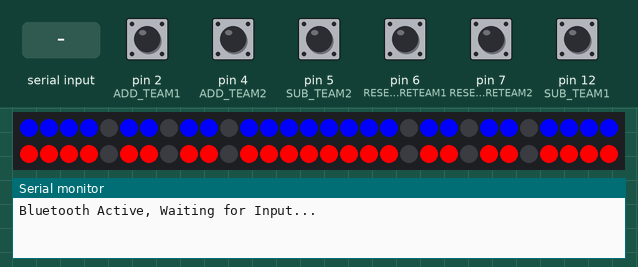
Recording of a sketch running on a simulated Arduino Uno, built with avr-gcc and run on an emulated ATmega328P. Shown: 60 RGB LEDs in strip order, left to right, continuing on the next row, the last lines printed to the serial monitor. The test bench sets the inputs (shaded band); at power-on: pin 2 (ADD_TEAM1), pin 4 (ADD_TEAM2), pin 5 (SUB_TEAM2), pin 6 (RESET_SCORETEAM1), pin 7 (RESET_SCORETEAM2), pin 12 (SUB_TEAM1) HIGH. The strip is taken to match the declared colour order.

Above: at 1.2 s.
1.3 s: pin 2 (ADD_TEAM1) pulled LOW for 1 s
At 1.45 s:
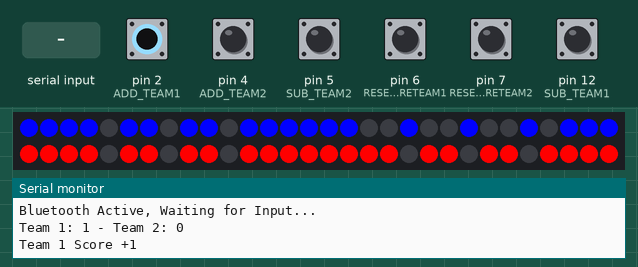
3.8 s: pin 4 (ADD_TEAM2) pulled LOW for 0.15 s
At 4.9 s:
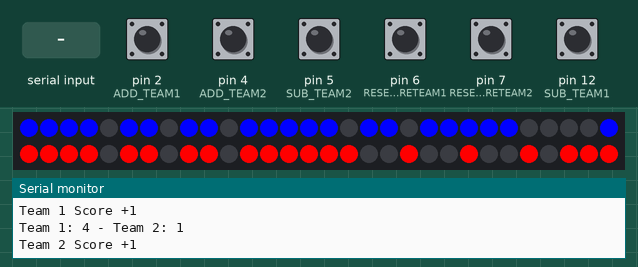
5.4 s: pin 6 (RESET_SCORETEAM1) pulled LOW for 0.15 s
7.0 s: "A" received over Serial
At 7.4 s:
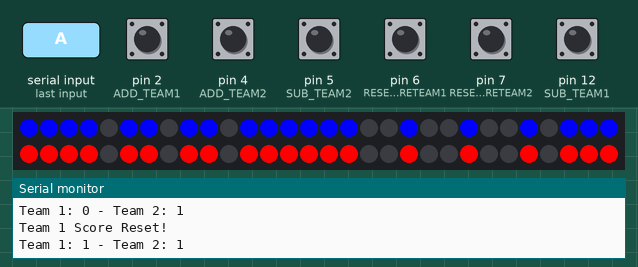
8.5 s: pin 2 (ADD_TEAM1) pulled LOW for 0.15 s
10.1 s: pin 4 (ADD_TEAM2) pulled LOW for 1 s
At 12.2 s:
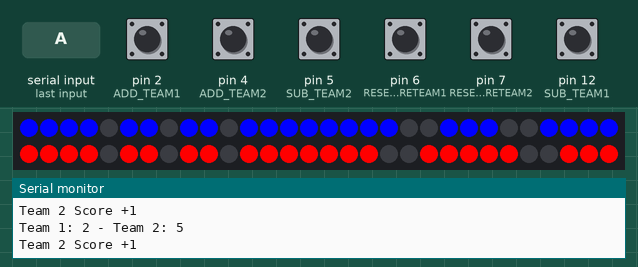
Timing chart, 0 to 13.6 s (numbered marks = the images above; inputs shaded):
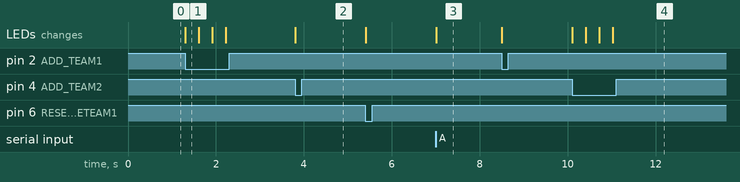

The sketch:

scorboard.ino
```cpp
#include <Adafruit_NeoPixel.h>

#define PIN 3 // Pin ที่เชื่อมต่อกับ NeoPixel
#define NUMPIXELS 60 // จำนวน NeoPixel

#define ADD_TEAM1 2 // ปุ่มเพิ่มคะแนนทีม 1
#define SUB_TEAM1 12 // ปุ่มลดคะแนนทีม 1

#define ADD_TEAM2 4 // ปุ่มเพิ่มคะแนนทีม 2
#define SUB_TEAM2 5 // ปุ่มลดคะแนนทีม 2

#define RESET_SCORETEAM1 6 // รีเซ็ตคะแนนทีม1
#define RESET_SCORETEAM2 7 // รีเซ็ตคะแนนทีม2

int delay_button = 300;

Adafruit_NeoPixel pixels = Adafruit_NeoPixel(NUMPIXELS, PIN, NEO_RGB + NEO_KHZ800);

int score[2] = {0, 0}; // คะแนนของทั้งสองทีม
uint32_t colorList[] = { pixels.Color(0,0,255), pixels.Color(255,0,0) }; // สี: น้ำเงิน, ขาว

// Layout ของตัวเลข (7-segment สำหรับ NeoPixel LED)
int charLayout[10][15] = {
  {1,1,1,1,0,1,1,0,1,1,0,1,1,1,1}, // 0
  {1,1,0,0,1,0,0,1,0,0,1,0,1,1,1}, // 1
  {1,1,1,1,0,0,1,1,1,0,0,1,1,1,1}, // 2
  {1,1,1,1,0,0,1,1,1,1,0,0,1,1,1}, // 3
  {1,0,1,1,0,1,1,1,1,1,0,0,0,0,1}, // 4
  {1,1,1,0,0,1,1,1,1,1,0,0,1,1,1}, // 5
  {1,1,1,0,0,1,1,1,1,1,0,1,1,1,1}, // 6
  {1,1,1,1,0,0,0,0,1,1,0,0,0,0,1}, // 7
  {1,1,1,1,0,1,1,1,1,1,0,1,1,1,1}, // 8
  {1,1,1,1,0,1,1,1,1,1,0,0,0,0,1}  // 9
};

void setNumber(int side, int displayNum) {
  int sideOffset = side * 15 * 2;
  int ones = (displayNum % 10);
  int tens = ((displayNum / 10) % 10);

  for (int k = 0; k < 15; k++) {
    toggleLocation(side, k + sideOffset, charLayout[tens][k]);
    toggleLocation(side, k + 15 + sideOffset, charLayout[ones][k]);
  }
  pixels.show();
}

void setup() {
  Serial.begin(9600); // เริ่มต้น Serial Monitor
  pixels.begin(); // เริ่มการทำงานของ NeoPixel
  pixels.show(); // ปิดไฟทั้งหมดก่อนเริ่มต้น

  // เปิดทุกหลอด
  //turnOnAllLEDs();
  setNumber(0, 0);
  setNumber(1, 0);

  // ตั้งค่าปุ่มกดให้ใช้ Pull-up Resistor
  pinMode(ADD_TEAM1, INPUT_PULLUP); // ปุ่มเพิ่มคะแนนทีม 1
  pinMode(SUB_TEAM1, INPUT_PULLUP); // ปุ่มลดคะแนนทีม 1

  pinMode(ADD_TEAM2, INPUT_PULLUP); // ปุ่มเพิ่มคะแนนทีม 2
  pinMode(SUB_TEAM2, INPUT_PULLUP); // ปุ่มลดคะแนนทีม 2

  // INPUT_PULLUP); // ปุ่มรีเซ็ตคะแนน
  pinMode(RESET_SCORETEAM1, INPUT_PULLUP); // ปุ่มรีเซ็ตคะแนนทีม 1
  pinMode(RESET_SCORETEAM2, INPUT_PULLUP); // ปุ่มรีเซ็ตคะแนนทีม 2

  Serial.println("Bluetooth Active, Waiting for Input...");
}

void loop() {
  // ตรวจสอบปุ่มกดและเพิ่ม/ลดคะแนนหรือรีเซ็ต
  if (digitalRead(ADD_TEAM1) == LOW) { // ปุ่มเพิ่มคะแนนทีม 1
    setScore(0, 1);
    Serial.println("Team 1 Score +1");
    delay(delay_button);
  }
  if (digitalRead(SUB_TEAM1) == LOW) { // ปุ่มลดคะแนนทีม 1
    setScore(0, -1);
    Serial.println("Team 1 Score -1");
    delay(delay_button);
  }
  if (digitalRead(ADD_TEAM2) == LOW) { // ปุ่มเพิ่มคะแนนทีม 2
    setScore(1, 1);
    Serial.println("Team 2 Score +1");
    delay(delay_button);
  }
  if (digitalRead(SUB_TEAM2) == LOW) { // ปุ่มลดคะแนนทีม 2
    setScore(1, -1);
    Serial.println("Team 2 Score -1");
    delay(delay_button);
  }
  if (digitalRead(RESET_SCORETEAM1) == LOW) { // ปุ่มรีเซ็ตคะแนนทีม 1
    setScore(0, 0);
    Serial.println("Team 1 Score Reset!");
    delay(delay_button);
  }
  if (digitalRead(RESET_SCORETEAM2) == LOW) { // ปุ่มรีเซ็ตคะแนนทีม 2
    setScore(1, 0);
    Serial.println("Team 2 Score Reset!");
    delay(delay_button);
  }

  // ตรวจสอบว่ามีข้อมูลจาก Bluetooth เข้ามาหรือไม่
  if (Serial.available()) {
    char command = Serial.read(); // อ่านคำสั่งจาก Bluetooth
    handleCommand(command); // จัดการคำสั่ง
  }

  pixels.show();
}

// ฟังก์ชันจัดการคำสั่งจาก Bluetooth
void handleCommand(char command) {
  switch (command) {
    case 'A': // เพิ่มคะแนนทีม 1
      setScore(0, 1);
      break;
    case 'B': // ลดคะแนนทีม 1
      setScore(0, -1);
      break;
    case 'C': // เพิ่มคะแนนทีม 2
      setScore(1, 1);
      break;
    case 'D': // ลดคะแนนทีม 2
      setScore(1, -1);
      break;
    case 'R': // รีเซ็ตคะแนนทั้งสองทีม
      setScore(0, 0);
      setScore(1, 0);
      break;
    default:
      Serial.println("Invalid Command");
      break;
  }
}

// ฟังก์ชันเปิด/ปิด LED ตามตำแหน่ง
void toggleLocation(int side, int loc, int ledState) {
  if (ledState == 0) {
    pixels.setPixelColor(loc, pixels.Color(0, 0, 0)); // ปิด
  } else {
    pixels.setPixelColor(loc, colorList[side]); // สีทีม
  }
}

// ฟังก์ชันตั้งค่าคะแนน
void setScore(int team, int val) {
  // ตรวจสอบว่า team เป็น 0 หรือ 1 เท่านั้น
  if (team < 0 || team > 1) {
    Serial.println("Invalid team index!");
    return;
  }

  // ตรวจสอบค่าของ val และปรับคะแนน
  if (val == 0) {
    score[team] = 0;  // รีเซ็ตคะแนนของทีมที่เลือก
  } else {
    score[team] += val;  // เพิ่มหรือลดคะแนนตามค่าของ val
    if (score[team] < 0) score[team] = 0;  // ไม่ให้คะแนนติดลบ
  }

  // อัปเดตการแสดงผล
  setNumber(team, score[team]);

  // แสดงผลคะแนนผ่าน Serial Monitor
  Serial.print("Team 1: ");
  Serial.print(score[0]);
  Serial.print(" - Team 2: ");
  Serial.println(score[1]);
}
```

Measured:
- after the input at 1.3 s, the LEDs: change at once (image 1)
- after the input at 3.8 s, the LEDs: change at once (image 2)
- after the input at 7.0 s, the LEDs: change at once (image 3)
- after the input at 10.1 s, the LEDs: first change at once (image 4 shows a later state)
